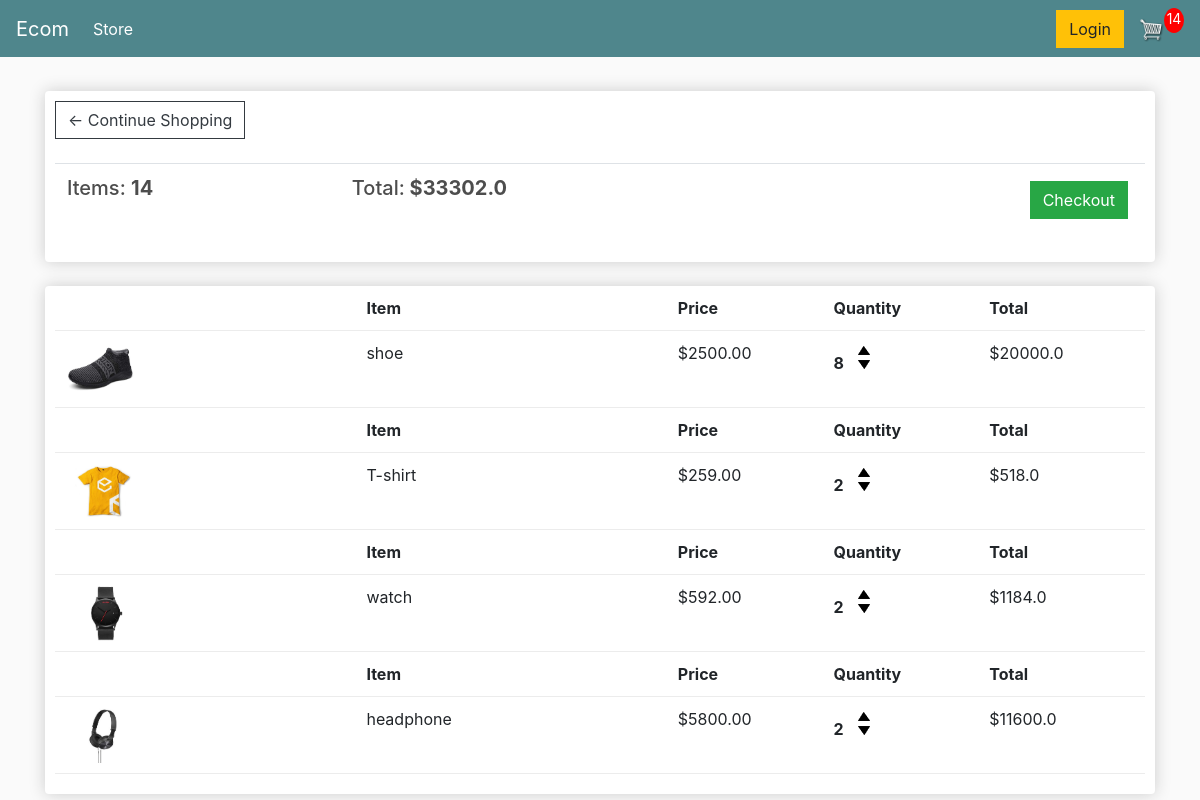
The app's page /cart/ (signed in), older data.
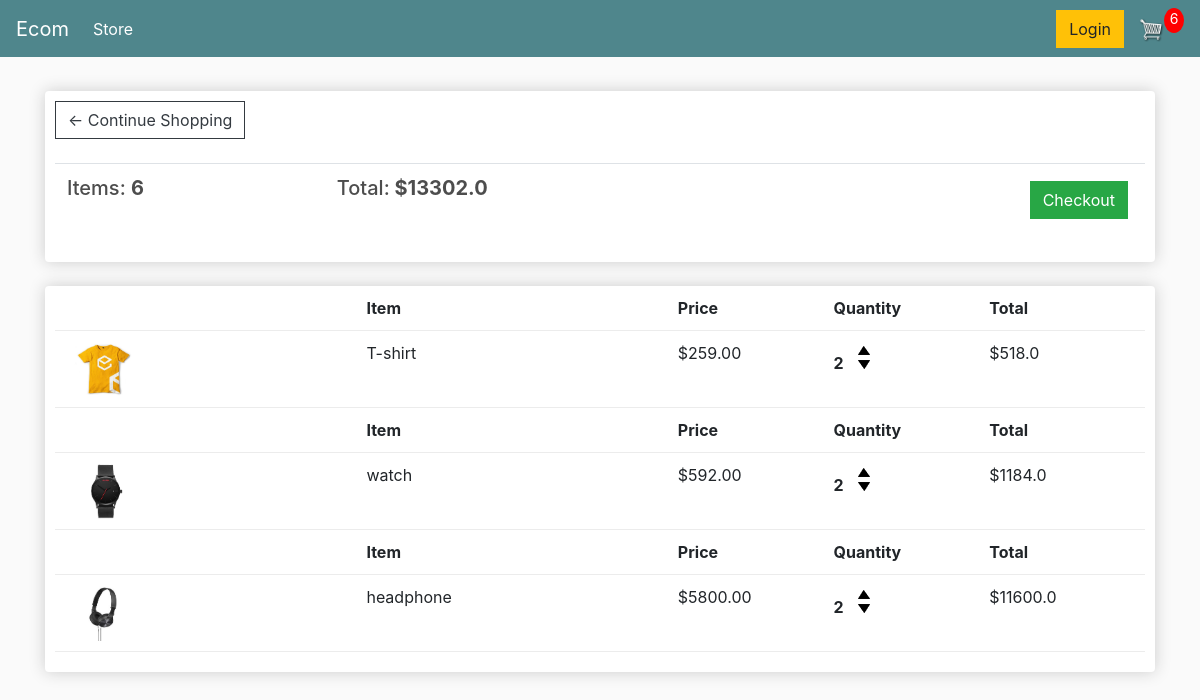
The same page, newer data.
### store/models.py (models this page shows, shortened)
class Order(models.Model):
        customer12 = models.ForeignKey(Customer, on_delete=models.SET_NULL, null=True, blank=True)
        date_ordered = models.DateTimeField(auto_now_add=True)
        complete = models.BooleanField(default=False)
        transaction_id = models.CharField(max_length=100, null=True)
        @property
        def get_cart_items(self):
            orderitems=self.orderitem_set.all()
            total=sum([items.quantity for items in orderitems])
            return total
        @property
        def get_cart_total(self):
            orderitems=self.orderitem_set.all()
            total=sum([items.get_total for items in orderitems])
            return total

class OrderItem(models.Model):
   product=models.ForeignKey(Product,on_delete=models.SET_NULL, null=True)
   order = models.ForeignKey(Order, on_delete=models.SET_NULL, null=True)
   quantity=models.IntegerField(default=0, null=True, blank=True)
   date_added=models.DateTimeField(auto_now_add=True)
   @property
   def get_total(self):
       total=self.product.price * self.quantity
       return total

class Product(models.Model):
    name=models.CharField(max_length=200)
    price=models.FloatField()
    digital=models.BooleanField(default=False,null=True,blank=True)
    image=models.ImageField(null=True,blank=True)
    @property
    def imageUrl(self):
        try:
            url=self.image.url
        except:
            url=''
        return url

### store/views.py (the view, shortened to what this page needs)
# urls.py: path('cart/',views.cart,name="cart"),
def cart(request):
        if request.user.is_authenticated:
            customer = request.user.customer#to get  customer name..
            order, created = Order.objects.get_or_create(customer12=customer, complete=False)
            items = order.orderitem_set.all()
            cart_Items=order.get_cart_items #for layout total cart..bcz main.html initailize this term...
            cart_total=order.get_cart_total# ffor total price..
        context = {'cart_Items':cart_Items,'items':items,'order':order}
        return render(request, 'store/cart.html', context)

### store/templates/store/cart.html
{% extends 'store/main.html' %}
{% load static %}
{% block content %}
<div class="row">
    <div class="col-lg-12">
        <div class="box-element">
            <a class="btn btn-outline-dark" href="{% url 'store' %}">&#x2190; Continue Shopping</a>
            <br>
            <br>
            <table class="table">
                <tr>
                    <th>
                        <h5>Items: <strong>{{order.get_cart_items}}</strong></h5>
                    </th>
                    <th>
                        <h5>Total:<strong> ${{order.get_cart_total}}</strong></h5>
                    </th>
                    <th>
                        <a style="float:right; margin:5px;" class="btn btn-success"
                            href="{% url 'checkout' %}">Checkout</a>
                    </th>
                </tr>
            </table>
        </div>
        <br>
        <div class="box-element">
            {% for item in items %}
            <div class="cart-row">
                <div style="flex:2"></div>
                <div style="flex:2"><strong>Item</strong></div>
                <div style="flex:1"><strong>Price</strong></div>
                <div style="flex:1"><strong>Quantity</strong></div>
                <div style="flex:1"><strong>Total</strong></div>
            </div>
            <div class="cart-row">
                <div style="flex:2"><img class="row-image" src="{{item.product.imageUrl}}"></div>
                <div style="flex:2">
                    <p>{{item.product.name}}</p>
                </div>
                <div style="flex:1">
                    <p>${{item.product.price|floatformat:2}}</p>
                </div>
                <div style="flex:1">
                    <p class="quantity">{{item.quantity}}</p>
                    <div class="quantity">
                        <img class="chg-quantity update-cart" data-product={{item.product.id}} data-action="add"
                            src="{% static  'images/arrow-up.png' %}">
                        <img class="chg-quantity update-cart" data-product={{item.product.id}} data-action="remove"
                            src="{% static  'images/arrow-down.png' %}">
                    </div>
                </div>
                <div style="flex:1">
                    <p>${{item.get_total}}</p>
                </div>
            </div>
            {% endfor %}
        </div>
    </div>
</div>
{% endblock content %}

Row changes from the older to the newer data that the page shows:
removed OrderItem: product.imageUrl (picture), product.name "shoe", product.price "2500.00", quantity "8", get_total "20000.0"
computed for Order: get_cart_items "14" → "6"; get_cart_total "33302.0" → "13302.0"
Text that changed along with them:
{{ cart_Items }}: "14" → "6"
